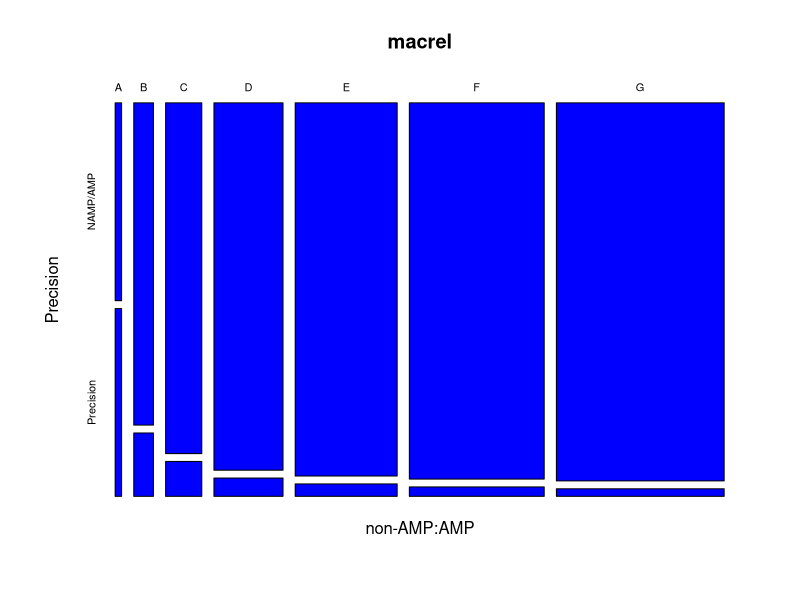

This chart was generated by the following R code: (Note: this script raises an error after producing the figure.)
### Precision

homology <- matrix(c(1,0.263,5,0.307,10,0.330,20,0.350,30,0.384,40,0.398,50,0.400),ncol=2,byrow=TRUE)
colnames(homology) <- c("NAMP/AMP","Precision")
rownames(homology) <- NULL
homology <- as.table(homology)

amp_scan <- matrix(c(1,0.923,5,0.953,10,0.980,20,0.992,30,0.994,40,0.986,50,0.989),ncol=2,byrow=TRUE)
colnames(amp_scan) <- c("NAMP/AMP","Precision")
rownames(amp_scan) <- NULL
amp_scan <- as.table(amp_scan)

macrel <- matrix(c(1,0.949,5,0.983,10,0.994,20,0.994,30,1.000,40,1.000,50,1.000),ncol=2,byrow=TRUE)
colnames(macrel) <- c("NAMP/AMP","Precision")
rownames(macrel) <- NULL
macrel <- as.table(macrel)

iamp2L <- matrix(c(1,0.917,5,0.963,10,0.974,20,0.982,30,0.989,40,0.991,50,0.994),ncol=2,byrow=TRUE)
colnames(iamp2L) <- c("NAMP/AMP","Precision")
rownames(iamp2L) <- NULL
iamp2L <- as.table(iamp2L)

svg(filename="Pr_plot.svg", 
    width=5, 
    height=4, 
    pointsize=12)
plot(macrel,type = "o",col = "blue", xlab = "non-AMP:AMP", ylab = "Precision", ylim=c(0.9,1.01))
lines(iamp2L, type="o", col="green")
lines(amp_scan, type="o", col="orange")
dev.off()

## Accuracy

homology <- matrix(c(1,0.222,5,0.318,10,0.352,20,0.384,30,0.421,40,0.432,50,0.437),ncol=2,byrow=TRUE)
colnames(homology) <- c("NAMP/AMP","Precision")
rownames(homology) <- NULL
homology <- as.table(homology)

amp_scan <- matrix(c(1,0.908,5,0.923,10,0.894,20,0.889,30,0.845,40,0.856,50,0.850),ncol=2,byrow=TRUE)
colnames(amp_scan) <- c("NAMP/AMP","Precision")
rownames(amp_scan) <- NULL
amp_scan <- as.table(amp_scan)

macrel <- matrix(c(1,0.926,5,0.893,10,0.849,20,0.804,30,0.763,40,0.734,50,0.718),ncol=2,byrow=TRUE)
colnames(macrel) <- c("NAMP/AMP","Precision")
rownames(macrel) <- NULL
macrel <- as.table(macrel)

iamp2L <- matrix(c(1,0.931,5,0.922,10,0.907,20,0.870,30,0.860,40,0.841,50,0.829),ncol=2,byrow=TRUE)
colnames(iamp2L) <- c("NAMP/AMP","Precision")
rownames(iamp2L) <- NULL
iamp2L <- as.table(iamp2L)

svg(filename="Acc_plot.svg", 
    width=5, 
    height=4, 
    pointsize=12)
plot(homo,type = "o",col = "red", xlab = "non-AMP:AMP", ylab = "Accuracy", ylim=c(0,1))
lines(macrel, type="o", col="blue")
lines(iamp2L, type="o", col="green")
lines(amp_scan, type="o", col="orange")
legend(40, 0.25, legend = c("Homology", "Macrel", "AMP Scanner", "iAMP-2L"), col=c("red","blue","green","orange"), pch=1, cex=0.5)
dev.off()





